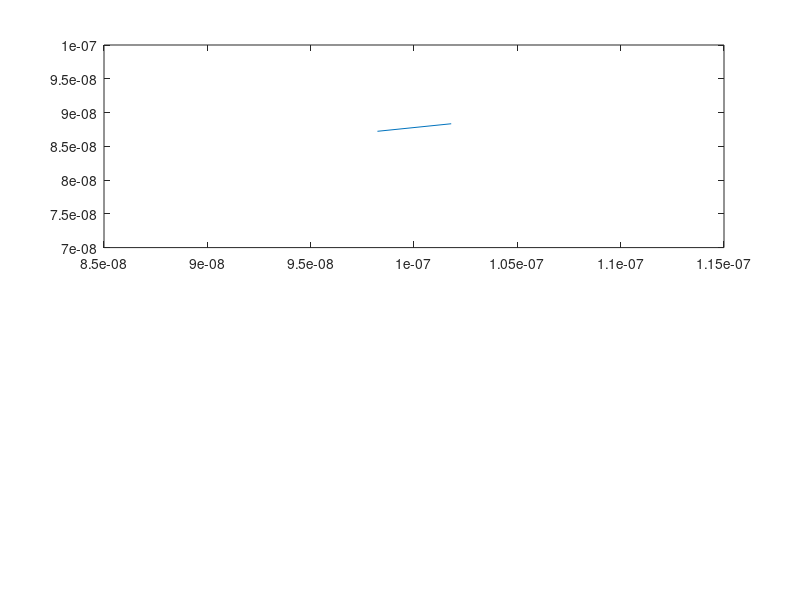

The MATLAB script that drew this image: (Note: this script raises an error after producing the figure.)
%%Assignment 1 
% Jinseng Vanderkloot 101031534

clc
clear all
close all 

%Initial (Question 1) 
m0 = 9.10938215e-31;            % electron mass
mn = 0.26*m0;                   % Effective mass
Temp = 300;                     % Inital Temp (K)
kb = 1.3806504e-23;             % Boltzmann constant
tmn = 0.2e-12;                  % Mean time between collision 

% Region Area 
wArea = 200e-9;
lArea = 100e-9;

%Thermal Velocity (Question 1.A) 
vt=sqrt((2*kb*Temp)/mn);        % Sim in 2D so (2*kb*Temp), 3D is (3*kb*Temp)
fprintf("Thermal Velocity = %d m/s \n", vt);

% Mean free path (Velocity * minimum time between collision) (Question 1.B)
meanFreePath = vt * tmn;
fprintf("Mean free path = %d \n", meanFreePath);

%Electron motion (Question 1.C) 
%Inital Values 
numElec = 1000;                 %Number of simulated Electrons 
numEPlot = 10;                  %Number of plotted Electrons 
dt = (lArea*wArea);             %Typically 1/100 of region size
stepsTot = 200;                 %Total amount of steps (1000 was a long simulation) 
tTot= stepsTot*dt;              %Total Simulation time 
x = zeros(1,numElec);           %Inital X matrix          
y = zeros(1,numElec);           %Inital y matrix  
vx = zeros(1,numElec);          %Inital velocity x matrix  
vy = zeros(1,numElec);          %Inital velocity y matrix
vtot = zeros(1,numElec);        %Inital velocity matrix
colors = rand(numElec,3);       %Color assignment for each electron                   

%Electron Random Assignments
for cnt = 1:numElec
    x(cnt)=rand()*wArea;
    y(cnt)=rand()*lArea;
    angle = (2*pi*rand());
    vx(cnt)=sqrt(vt^2)*cos(angle);   % velocity * random direction   
    vy(cnt)=sqrt(vt^2)*sin(angle);   % velocity * random direction
    vtot(cnt)= sqrt (vx(cnt)^2)+(vy(cnt)^2);
end

%Main Loop
t=0;
intCNT = 2;
while t < tTot
    t = t + dt; 
    
    %Store old position 
    oldx = x;
    oldy = y;
    
    %Update to new position 
    x(1:numElec) = x(1:numElec) + (vx(1:numElec).*dt);
    y(1:numElec) = y(1:numElec) + (vy(1:numElec).*dt);
    
    vtot(1:numElec)= sqrt ((vx(1:numElec).^2)+(vy(1:numElec).^2));
    
    %Apply boundary conditions 
    for check = 1:numElec
        %If top or bottom contact, bounce off in opposite direction
        if (y(check)<=0 || y(check)>=lArea)
            vy(check) = -vy(check);
        end
        %if left side of box, come out right side 
        if(x(check)<=0)
           x(check) = x(check) + wArea;
        end
        %if right side of box, come out left side
        if(x(check)>=wArea)
          x(check) = x(check) - wArea;
        end
    end 

    %Plot Boundary and map some electrons
    for Eplot = 1:numEPlot
        subplot (2,1,1)
        %if the electron went out of sides and back on other side, do not
        %draw line
        if abs(oldx(Eplot)-x(Eplot))<(wArea/2)
            p = plot([oldx(Eplot),x(Eplot)],[oldy(Eplot),y(Eplot)]);
        end
        p.Color=colors(Eplot,:);
        axis([0,wArea,0,lArea]);
        title('Electron Model'), xlabel('Position (m)', 'FontSize', 10), ylabel('Position (m)', 'FontSize', 10);
        
        hold on;
    end 
    pause(0.01);
    
    %Plot Averge Temprature in the system
    subplot (2,1,2)
    Time(:,intCNT) = t;
    allT = ((vtot(:).^2).*mn)./(2*kb); %since vector is 1D vtot, do not device by 2*kb
    eTemp(:,intCNT) = mean(allT);
     
    plot(Time,eTemp,"r");
    title('Averge Temp'),xlabel('Time (s)', 'FontSize', 10), ylabel('Temp (K)', 'FontSize', 10);%, ylim([299,301]); 
    hold on;
    intCNT = intCNT +1; 

end 
